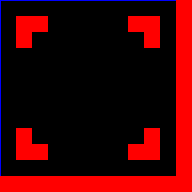

A level layout from a 2D game, rendered from its tile map. Below: a short description, then the map file with its tile-grid data intact:
An orthogonal 12x12 tile map with 16x16 px tiles, 3 tile layers (Camada de Tiles 1, Camada de Tiles 2, Camada de Tiles 3).

<map version="2017.05.16" orientation="orthogonal" renderorder="right-down" width="12" height="12" tilewidth="16" tileheight="16" nextobjectid="1">
 <tileset firstgid="1" source="../../../objects/hitbox.tsx" />
 <layer name="Camada de Tiles 1" width="12" height="12">
  <data encoding="csv">
1,1,1,1,1,1,1,1,1,1,1,2,
1,2,2,1,1,1,1,1,2,2,1,2,
1,2,1,1,1,1,1,1,1,2,1,2,
1,1,1,1,1,1,1,1,1,1,1,2,
1,1,1,1,1,1,1,1,1,1,1,2,
1,1,1,1,1,1,1,1,1,1,1,2,
1,1,1,1,1,1,1,1,1,1,1,2,
1,1,1,1,1,1,1,1,1,1,1,2,
1,2,1,1,1,1,1,1,1,2,1,2,
1,2,2,1,1,1,1,1,2,2,1,2,
1,1,1,1,1,1,1,1,1,1,1,2,
2,2,2,2,2,2,2,2,2,2,2,2
</data>
 </layer>
 <layer name="Camada de Tiles 2" width="12" height="12">
  <data encoding="csv">
9,10,10,10,10,10,10,10,10,10,10,0,
9,0,0,0,0,0,0,0,0,0,0,0,
9,0,0,0,0,0,0,0,0,0,0,0,
9,0,0,0,0,0,0,0,0,0,0,0,
9,0,0,0,0,0,0,0,0,0,0,0,
9,0,0,0,0,0,0,0,0,0,0,0,
9,0,0,0,0,0,0,0,0,0,0,0,
9,0,0,0,0,0,0,0,0,0,0,0,
9,0,0,0,0,0,0,0,0,0,0,0,
9,0,0,0,0,0,0,0,0,0,0,0,
9,0,0,0,0,0,0,0,0,0,0,0,
0,0,0,0,0,0,0,0,0,0,0,0
</data>
 </layer>
 <layer name="Camada de Tiles 3" width="12" height="12">
  <data encoding="csv">
10,0,0,0,0,0,0,0,0,0,0,0,
0,0,0,0,0,0,0,0,0,0,0,0,
0,0,0,0,0,0,0,0,0,0,0,0,
0,0,0,0,0,0,0,0,0,0,0,0,
0,0,0,0,0,0,0,0,0,0,0,0,
0,0,0,0,0,0,0,0,0,0,0,0,
0,0,0,0,0,0,0,0,0,0,0,0,
0,0,0,0,0,0,0,0,0,0,0,0,
0,0,0,0,0,0,0,0,0,0,0,0,
0,0,0,0,0,0,0,0,0,0,0,0,
0,0,0,0,0,0,0,0,0,0,0,0,
0,0,0,0,0,0,0,0,0,0,0,0
</data>
 </layer>
</map>
